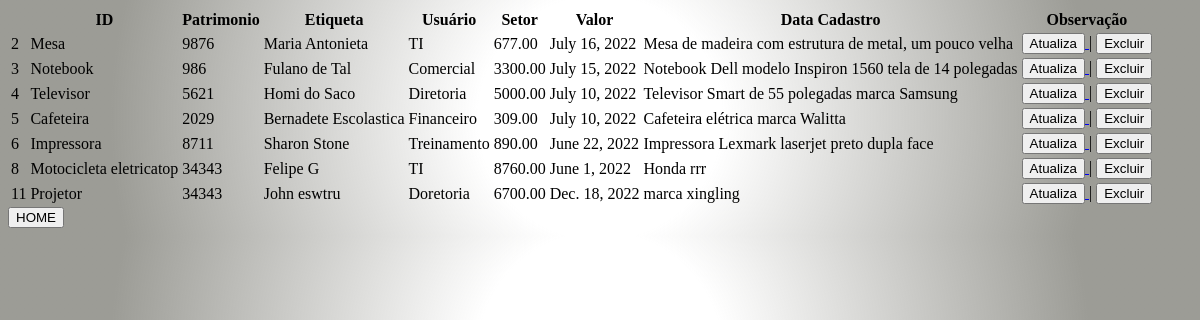
The app's page /lista, older data.
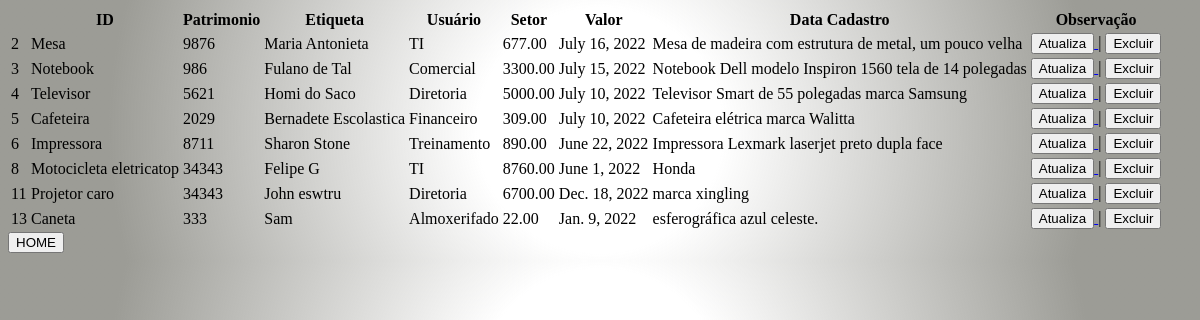
The same page, newer data.
### core/models.py (models this page shows)
class Patrimonio(models.Model):
    nome_objeto = models.CharField(
        max_length=30,
        null=False,    # Não pode ser nulo
        blank=False    # Não pode ficar em branco
    )
    etiqueta = models.IntegerField(
        default=0,
        null=False,
        blank=False
    )
    usuario = models.CharField(
        max_length=50,
        null=False,
        blank=False
    )
    setor = models.CharField(
        max_length=20,
        null=False,
        blank=False
    )
    valor = models.DecimalField(
        max_digits=10,
        decimal_places=2
    )
    dt_cadastro = models.DateField(
    )
    observacao = models.TextField(
        max_length=300
    )
    objetos = models.Manager()

### patrimonio/views.py (the view)
# urls.py: path('lista', ListaPatrimonio.as_view(), name='listagem'),
class ListaPatrimonio(ListView):
    template_name = "patrimonio/lista.html"
    model = Patrimonio
    context_object_name = "listagem"

### patrimonio/templates/patrimonio/lista.html
{% extends "patrimonio/base.html" %}
    {% block conteudo %}
    <table>
        <tbody>
            <tr>
                <th scope="col"></th>
                <th scope="col">ID</th>
                <th scope="col">Patrimonio</th>
                <th scope="col">Etiqueta</th>
                <th scope="col">Usuário</th>
                <th scope="col">Setor</th>
                <th scope="col">Valor</th>
                <th scope="col">Data Cadastro</th>
                <th scope="col">Observação</th>
            </tr>
            {% for p in listagem %}
                <tr>
                    <td>{{ p.id }}</td>
                    <td>{{ p.nome_objeto }}</td>
                    <td>{{ p.etiqueta }}</td>
                    <td>{{ p.usuario }}</td>
                    <td>{{ p.setor }}</td>
                    <td>{{ p.valor }}</td>
                    <td>{{ p.dt_cadastro }}</td>
                    <td>{{ p.observacao }}</td>
                    <td>
                        <a href="{% url 'patrimonio:atualiza_patrimonio' pk=p.id %}">
                            <button>Atualiza</button>
                        </a>
                        <span> | </span>
                        <a href="{% url 'patrimonio:apaga_patrimonio' pk=p.id %}">
                            <button>Excluir</button>
                        </a>
                    </td>
                </tr>
            {% endfor %}
        </tbody>
    </table>
    <div>
        <a href="/"> <button>HOME</button> </a>
    </div>
    {% endblock %}

Row changes from the older to the newer data that the page shows:
changed Patrimonio "Motocicleta eletricatop": observacao "Honda rrr" → "Honda"
changed Patrimonio "John eswtru": nome_objeto "Projetor" → "Projetor caro"; setor "Doretoria" → "Diretoria"
added Patrimonio: id "13", nome_objeto "Caneta", etiqueta "333", usuario "Sam", setor "Almoxerifado", valor "22.00", dt_cadastro "Jan. 9, 2022", observacao "esferográfica azul celeste."
